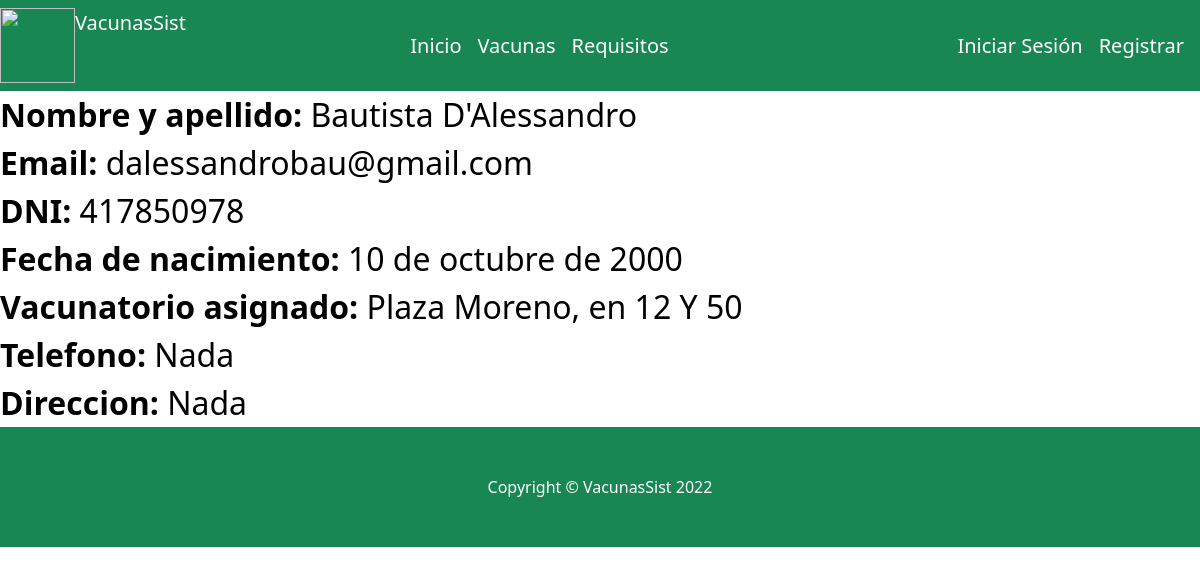
/ver_perfil_vacunador/2/, run on an earlier commit of the app's database.
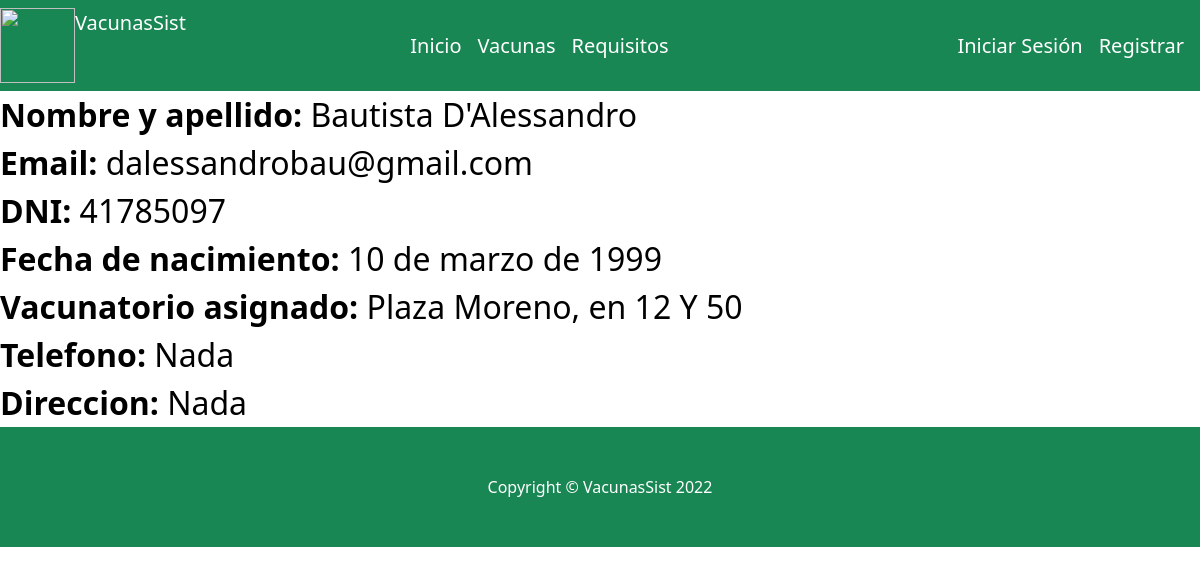
And on a later commit of the database.
### website/models.py (models this page shows, shortened)
class Usuario(AbstractBaseUser):
    username =models.CharField('Nombre de usuario', unique=True, max_length=100)
    email = models.EmailField('Correo electrónico', max_length=254, unique=True)
    nombre = models.CharField('Nombre', max_length=254)
    apellido = models.CharField('apellido', max_length=254)
    dni=models.IntegerField(help_text="DNI de la persona", unique=True)
    fecha_nacimiento= models.DateField(help_text="Fecha de nacimiento de la persona")
    residencia = models.TextField(help_text="Descripción de la tarea", null=True)
    vacunatorio_preferencia =models.ForeignKey(Vacunatorio, on_delete=models.CASCADE,null=True)
    fecha_creacion = models.DateTimeField(auto_now_add=True)
    identidad_verificada=models.BooleanField(default=False)
    es_vacunador = models.BooleanField(default=False)
    es_administrador = models.BooleanField(default=False)
    telefono = models.IntegerField(blank=True, null=True)
    direccion = models.CharField(max_length=15, null=True)
    objects= UsuarioManager()
    USERNAME_FIELD = 'username'
    REQUIRED_FIELDS = ['email','nombre', 'apellido','dni', 'fecha_nacimiento']

class Vacunatorio(models.Model):
    nombre=models.CharField(max_length=40)
    ubicacion=models.CharField(max_length=40)

### website/views.py (the view)
# urls.py: path('ver_perfil_vacunador/<int:usuario_id>/',views.verPerfilVacunador, name="ver_perfil_vacunador"),
def verPerfilVacunador(request, usuario_id):
    vacunador=Usuario.objects.get(id=usuario_id)
    id_usuario=vacunador.id
    return render(request, "website/verPerfilVacunador.html",{"vacunador": vacunador, 'id_usuario':id_usuario })

### website/templates/website/verPerfilVacunador.html
{% extends "website/layout.html" %}
{% block body %}
<div  style="color:black">
   <strong style="font-size:2rem">Nombre y apellido:   </strong>
   <span style="font-size:2rem"> {{vacunador.nombre}}  {{vacunador.apellido}}</span>
   <br>
   <strong style="font-size:2rem">Email:   </strong>
   <span style="font-size:2rem"> {{vacunador.email}}</span>
   <br>
   <strong style="font-size:2rem">DNI:   </strong>
   <span style="font-size:2rem"> {{vacunador.dni}}</span>
   <br>
   <strong style="font-size:2rem">Fecha de nacimiento:   </strong>
   <span style="font-size:2rem"> {{vacunador.fecha_nacimiento}}</span>
   <br>
   <strong style="font-size:2rem">Vacunatorio asignado:   </strong>
   <span style="font-size:2rem"> {{vacunador.vacunatorio_preferencia.nombre}} en {{vacunador.vacunatorio_preferencia.ubicacion}}</span>
   <br>
   <strong style="font-size:2rem">Telefono:   </strong>
   <span style="font-size:2rem"> Nada</span>
   <br>
   <strong style="font-size:2rem">Direccion:   </strong>
   <span style="font-size:2rem"> Nada</span>
</div>
 {% endblock %}

What changed in the data, as far as the page shows it:
changed Usuario "Bautista": dni "417850978" → "41785097"; fecha_nacimiento "10 de octubre de 2000" → "10 de marzo de 1999"
